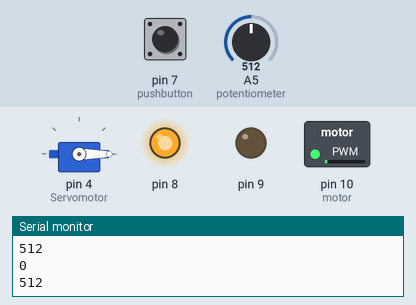
Recording of a sketch running on a simulated Arduino Uno, built with avr-gcc and run on an emulated ATmega328P. Parts: servo, switched loads named in the sketch (green lamp = pin HIGH), output pins drawn as LEDs (lit = HIGH), the last lines printed to the serial monitor. Dashed ring = blinking. Inputs (shaded band) come from the test bench; at power-on: pin 7 (pushbutton) LOW, A5 (potentiometer) = 512.

Above: at 1.2 s.
1.3 s: pin 7 (pushbutton) pulled HIGH for 1 s
At 1.42 s:
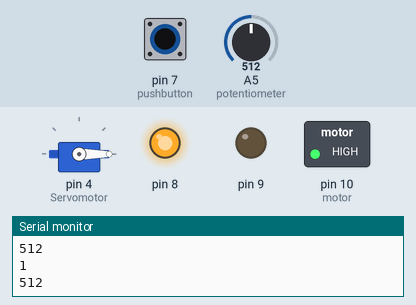
4.3 s: A5 (potentiometer) set to 983
5.8 s: A5 (potentiometer) set to 1013
At 7.0 s:
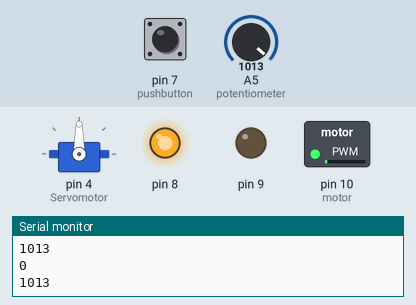
7.3 s: pin 7 (pushbutton) pulled HIGH for 0.15 s
At 7.44 s:
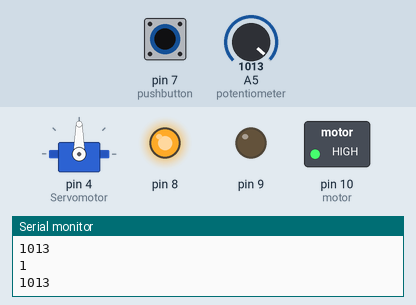
9.0 s: pin 7 (pushbutton) pulled HIGH for 3.2 s
At 9.25 s:
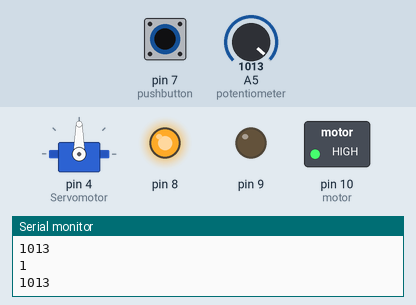
13.7 s: A5 (potentiometer) set to 990
At 14.9 s:
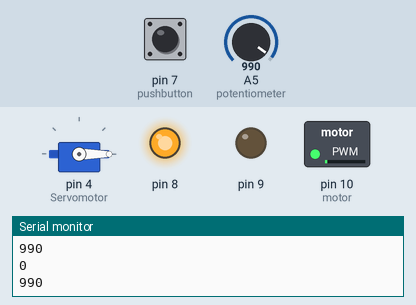
Timing chart, 0 to 16.3 s (numbered marks = the images above; inputs shaded):
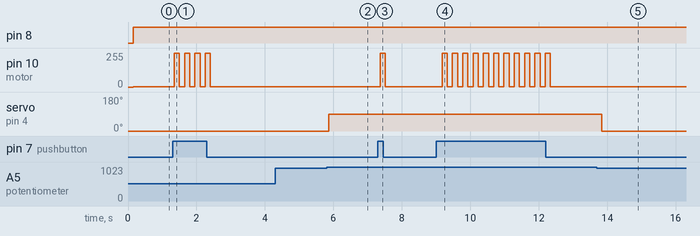

The sketch:

mbined_operation_of_dc_motor_potentiometer_servo_pushbutton1.ino
```cpp
// C++ code
//
//Automatic Door with Lock Control
//Servo motor acts as door lock.
//If potentiometer at max value → unlock (servo at 90°).
//Else → locked (servo at 0°).
//If button pressed → DC motor rotates to open/close the do

#include<Servo.h>
Servo Servomotor;
int f=0;
void setup()
{
  Serial.begin(9600);

  Servomotor.attach(4);//servo
  Servomotor.write(0);

  pinMode(A5,INPUT);//potentiometer

  pinMode(10, OUTPUT);//motor
  pinMode(9,OUTPUT);
  pinMode(8,OUTPUT);

  pinMode(7,INPUT);//pushbutton

}

void loop()
{
  int c,d;
  c=analogRead(A5);//potentiometer
  Serial.println(c);

  if (c>1000)
  {
    Servomotor.write(90);//servo
    delay(100);
  }
  else
  {
    Servomotor.write(0);
    delay(100);
  }

  d=digitalRead(7);//pushbutton
  delay(50);
  Serial.println(d);

  if(d==1 && f==0)
  {
    f=1;
    analogWrite(10,255);//motor
    digitalWrite(9,LOW);
    digitalWrite(8,HIGH);
  }
  else
  {
    f=0;
    analogWrite(10,1);
    digitalWrite(9,LOW);
    digitalWrite(8,HIGH);
  }

}


 
```

Measured:
- the behaviour switches between 1000 and 1001 on A5 (potentiometer) (found by bisection; images 1 and 2)
- after the input at 1.3 s, pin 10 (motor): alternates 255/255 for 0.15 s and 1/255 for 0.15 s, 8 changes in all, then stays 1/255, starting after 0.05 s
- after the input at 5.8 s, servo on pin 4 (Servomotor): 0° → 90° after 0.07 s
- after the input at 7.3 s, pin 10 (motor): 1/255 → 255/255 after 0.07 s, → 1/255 0.15 s later
- after the input at 9.0 s, pin 10 (motor): alternates 255/255 for 0.15 s and 1/255 for 0.15 s, 22 changes in all, then stays 1/255, starting after 0.18 s
- after the input at 13.7 s, servo on pin 4 (Servomotor): 90° → 0° after 0.14 s
